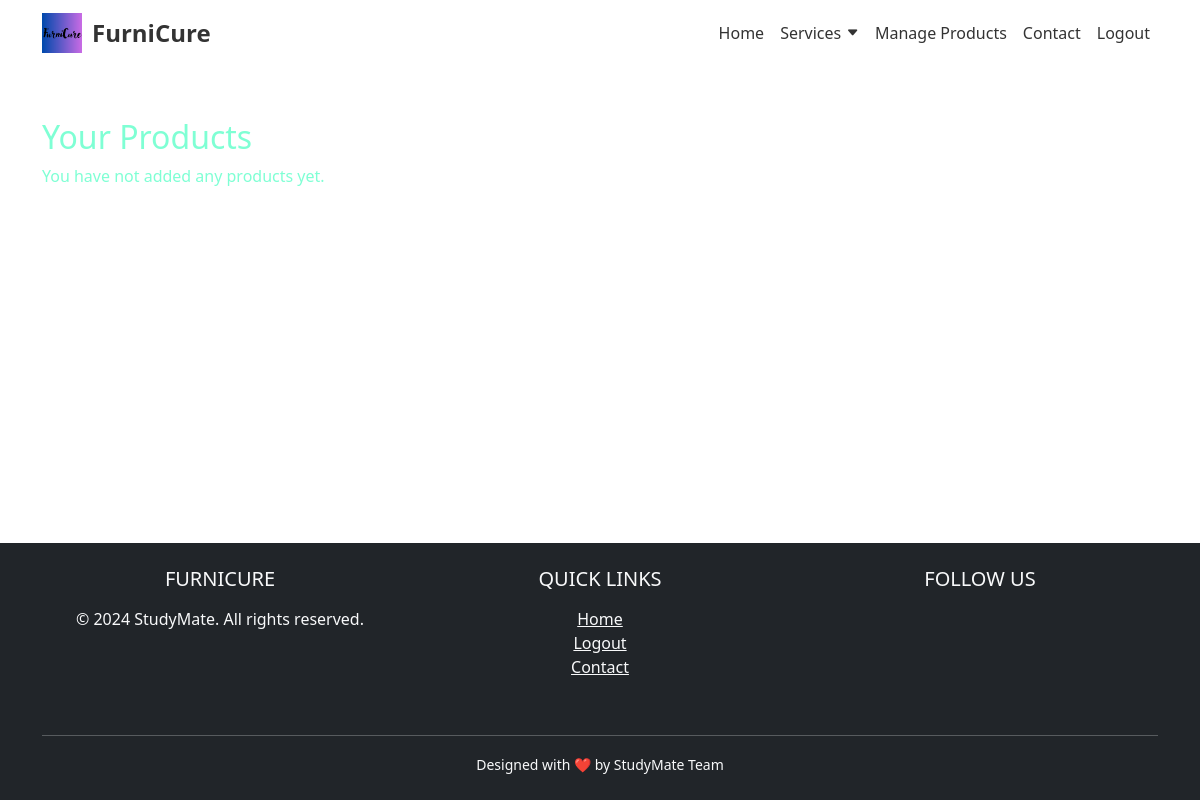
/manage-products/ (signed in), run on an earlier commit of the app's database.
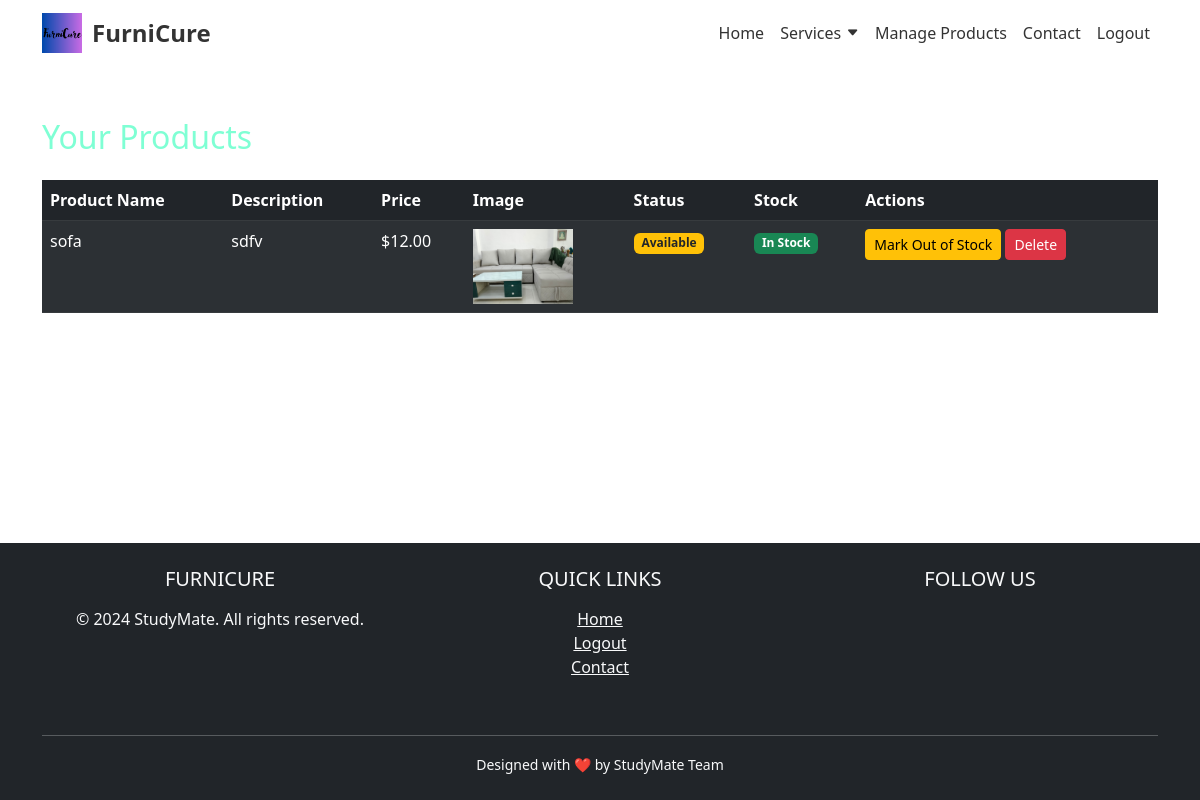
And on a later commit of the database.
### eco/models.py (models this page shows, shortened)
class Product(models.Model):
    shopkeeper = models.ForeignKey(Shopkeeper, on_delete=models.CASCADE)
    name = models.CharField(max_length=255)
    description = models.TextField()
    category = models.ForeignKey(Category, on_delete=models.CASCADE)
    price = models.DecimalField(max_digits=10, decimal_places=2)
    image = models.ImageField(upload_to='product_images/')
    image2 = models.ImageField(upload_to='product_images/', blank=True, null=True)
    image3 = models.ImageField(upload_to='product_images/', blank=True, null=True)
    image4 = models.ImageField(upload_to='product_images/', blank=True, null=True)
    is_out_of_stock = models.BooleanField(default=False)
    is_sold = models.BooleanField(default=False)  # New field for sold status

### eco/views.py (the view)
# urls.py: path('manage-products/', views.manage_products, name='manage_products'),
@login_required
def manage_products(request):
    if not hasattr(request.user, 'shopkeeper'):
        return redirect('error_page')  # Redirect customers or unauthorized users
    try:
        shopkeeper = Shopkeeper.objects.get(user=request.user)
    except Shopkeeper.DoesNotExist:
        return redirect('error_page')  # Redirect if the user is not a shopkeeper
    products = Product.objects.filter(shopkeeper=shopkeeper)
    return render(request, 'manage_products.html', {'products': products})

### templates/manage_products.html (shortened to what this page needs)
{% extends "base.html" %}
{% block body %}
<div class="container mt-5">
    <h2>Your Products</h2>
    {% if products %}
        <table class="table table-dark table-striped mt-4">
            <thead>
                <tr>
                    <th>Product Name</th>
                    <th>Description</th>
                    <th>Price</th>
                    <th>Image</th>
                    <th>Status</th>
                    <th>Stock</th>
                    <th>Actions</th>
                </tr>
            </thead>
            <tbody>
                {% for product in products %}
                    <tr>
                        <td>{{ product.name }}</td>
                        <td>{{ product.description|truncatewords:10 }}</td>
                        <td>${{ product.price }}</td>
                        <td>
                            <img src="{{ product.image.url }}" alt="{{ product.name }}" style="width: 100px; height: auto;">
                        </td>
                        <td>
                            {% if product.is_sold %}
                                <span class="badge bg-success">Sold</span>
                            {% else %}
                                <span class="badge bg-warning text-dark">Available</span>
                            {% endif %}
                        </td>
                        <td>
                            {% if product.is_out_of_stock %}
                                <span class="badge bg-danger">Out of Stock</span>
                            {% else %}
                                <span class="badge bg-success">In Stock</span>
                            {% endif %}
                        </td>
                        <td>
                            <form action="{% url 'toggle_stock_status' product.id %}" method="post" style="display: inline;">
                                <button type="submit" class="btn btn-warning btn-sm">
                                    {% if product.is_out_of_stock %} Mark In Stock {% else %} Mark Out of Stock {% endif %}
                                </button>
                            </form>
                            <form action="{% url 'delete_product' product.id %}" method="post" style="display: inline;">
                                <button type="submit" class="btn btn-danger btn-sm">Delete</button>
                            </form>
                        </td>
                    </tr>
                {% endfor %}
            </tbody>
        </table>
    {% else %}
        <p>You have not added any products yet.</p>
    {% endif %}
</div>
{% endblock body %}

### templates/base.html (shortened to what this page needs)
<!DOCTYPE html>
<html lang="en">
  <head>
    <link href="https://cdn.jsdelivr.net/npm/bootstrap@5.3.0-alpha1/dist/css/bootstrap.min.css" rel="stylesheet" />
    <link href="https://cdnjs.cloudflare.com/ajax/libs/bootstrap-icons/1.8.1/font/bootstrap-icons.min.css" rel="stylesheet" />
  </head>
  <body>
    <nav class="navbar navbar-expand-lg fixed-top">
      <div class="container">
        <a class="navbar-brand" href="#">
          <img src="/static/FC.png" alt="Logo" />
          FurniCure
        </a>
        <div class="collapse navbar-collapse" id="navbarNav">
          <ul class="navbar-nav ms-auto">
            <li class="nav-item">
              <a class="nav-link" href="/">Home</a>
            </li>
            <li class="nav-item dropdown">
              <a class="nav-link dropdown-toggle" href="#" id="servicesDropdown" role="button" data-bs-toggle="dropdown" aria-expanded="false">Services <i class="bi bi-caret-down-fill"></i></a>
            </li>
            {% if request.user.is_authenticated and request.user.shopkeeper %}
              <li class="nav-item">
                <a class="nav-link" href="{% url 'manage_products' %}">Manage Products</a>
              </li>
            {% endif %}
            <li class="nav-item">
              <a class="nav-link" href="#">Contact</a>
            </li>
            {% if user.is_authenticated %}
              <li class="nav-item">
                <a class="nav-link" href="{% url 'logout' %}">Logout</a>
              </li>
            {% else %}
              <li class="nav-item">
                <a class="nav-link" href="/login">Login</a>
              </li>
            {% endif %}
          </ul>
        </div>
      </div>
    </nav>
    <main>
      {% block body %}{% endblock %}
    </main>
    <footer class="bg-dark text-light py-4">
      <div class="container">
        <div class="row">
          <div class="col-md-4 mb-4">
            <h5 class="text-uppercase mb-3">FurniCure</h5>
            <p>&copy; 2024 StudyMate. All rights reserved.</p>
          </div>
          <div class="col-md-4 mb-4">
            <h5 class="text-uppercase mb-3">Quick Links</h5>
            <ul class="list-unstyled">
              <li>
                <a href="/" class="text-light">Home</a>
              </li>
              {% if user.is_authenticated %}
                <li>
                  <a href="{% url 'logout' %}" class="text-light">Logout</a>
                </li>
              {% endif %}
              <li>
                <a href="/contact" class="text-light">Contact</a>
              </li>
            </ul>
          </div>
          <div class="col-md-4 mb-4 text-center">
            <h5 class="text-uppercase mb-3">Follow Us</h5>
          </div>
        </div>
        <hr class="border-light" />
        <div class="text-center">
          <small>Designed with ❤️ by StudyMate Team</small>
        </div>
      </div>
    </footer>
  </body>
</html>

### templates/base.html (style rules this page uses)
body { display: flex; flex-direction: column; min-height: 100vh; color: aquamarine; }
.navbar { background: transparent; }
.navbar-brand { font-weight: bold; font-size: 1.5rem; color: #333; display: flex; align-items: center; }
.navbar-brand img { width: 40px; height: 40px; margin-right: 10px; }
.nav-link { position: relative; color: #333; display: flex; align-items: center; }
.nav-link::after { content: ''; position: absolute; left: 0; right: 0; bottom: -5px; height: 2px; background: black; transform: scaleX(0); transition: transform 0.3s ease; }
.dropdown-toggle::after { display: none; }
.dropdown-toggle .bi-caret-down-fill { font-size: 0.8em; margin-left: 5px; color: #333; vertical-align: middle; }
main { flex: 1; margin-top: 70px; }
footer { background-color: #333; color: #fff; padding: 40px 0; text-align: center; }

What changed in the data, as far as the page shows it:
added Product: name "sofa", description "sdfv", price "12.00", image (picture), is_sold "Available", is_out_of_stock "In Stock"
Also different on the page:
text no longer shown: "You have not added any products yet."
text now shown: "Product Name Description Price Image Status Stock Actions"
